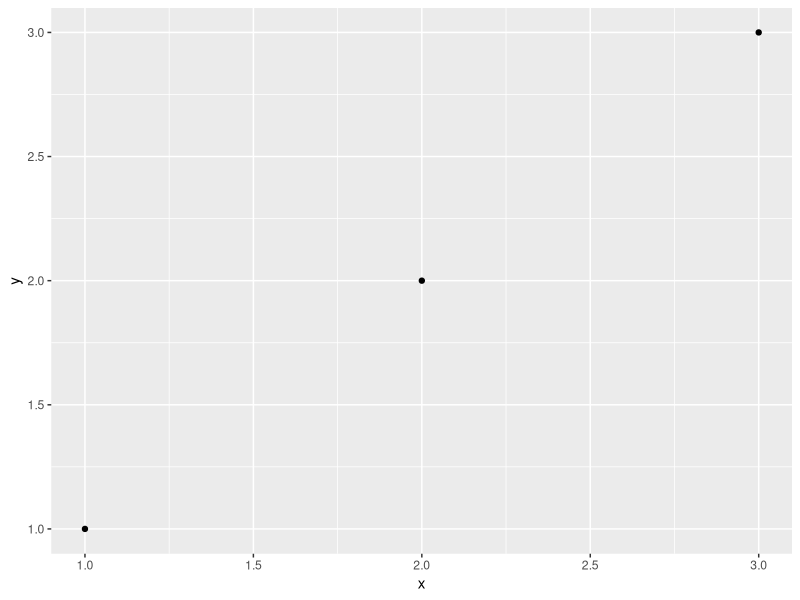
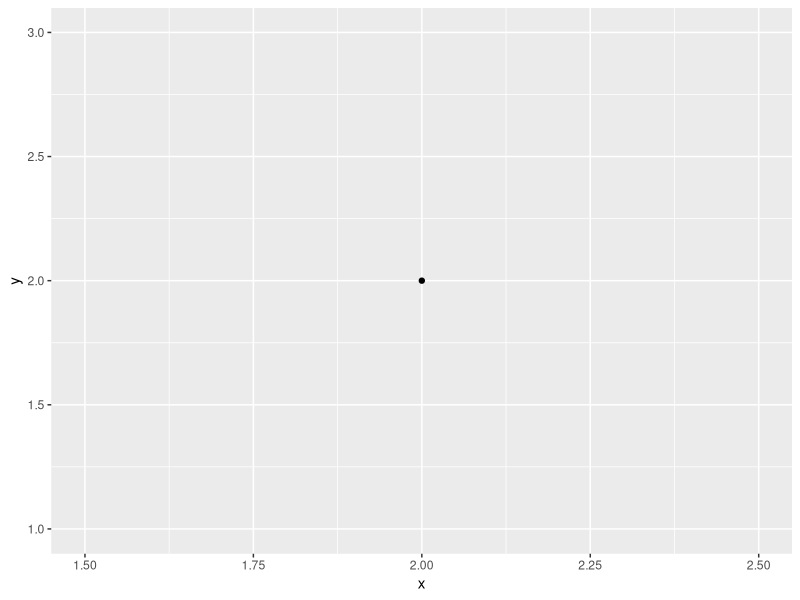
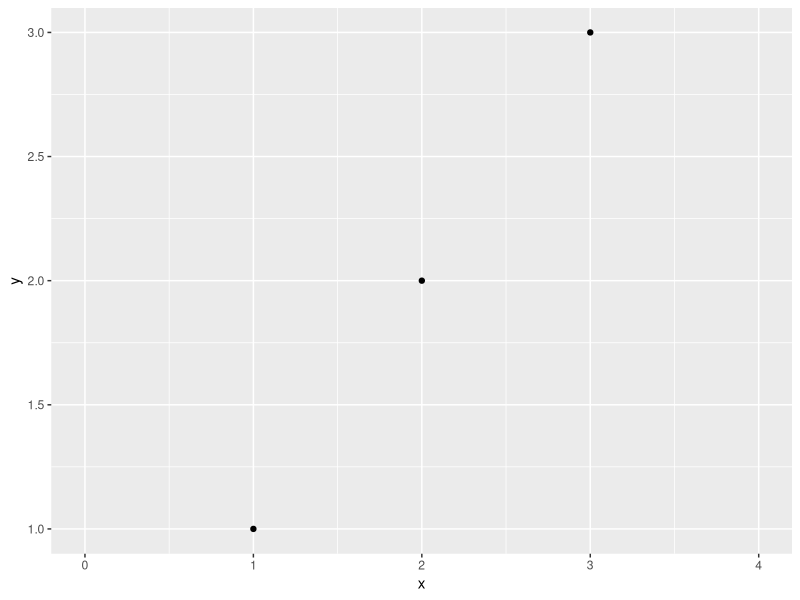
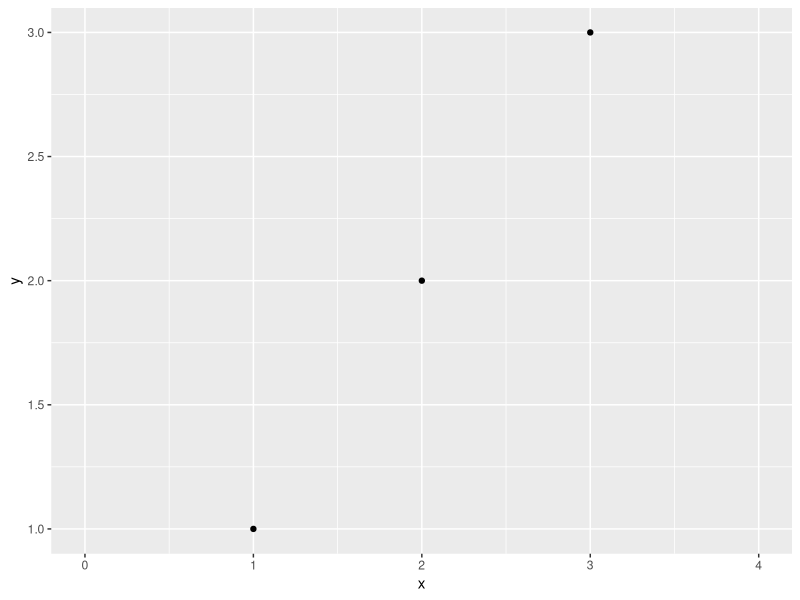
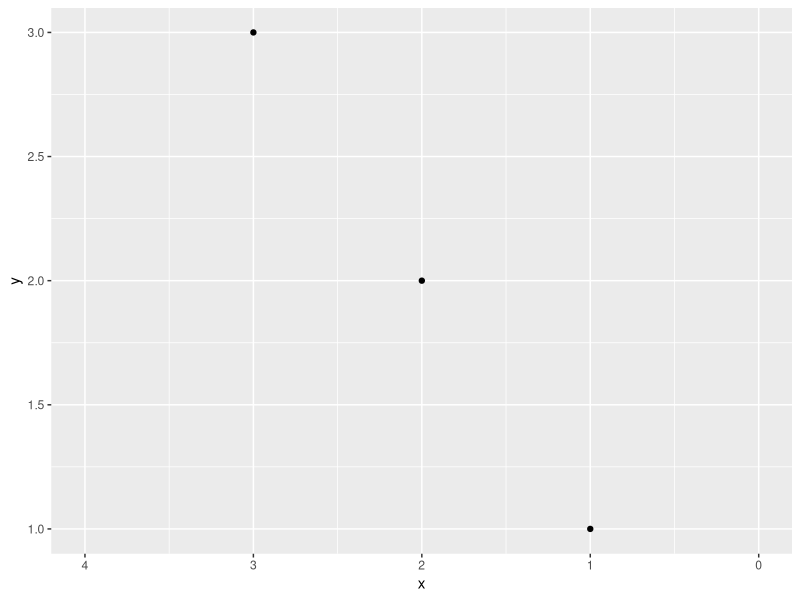
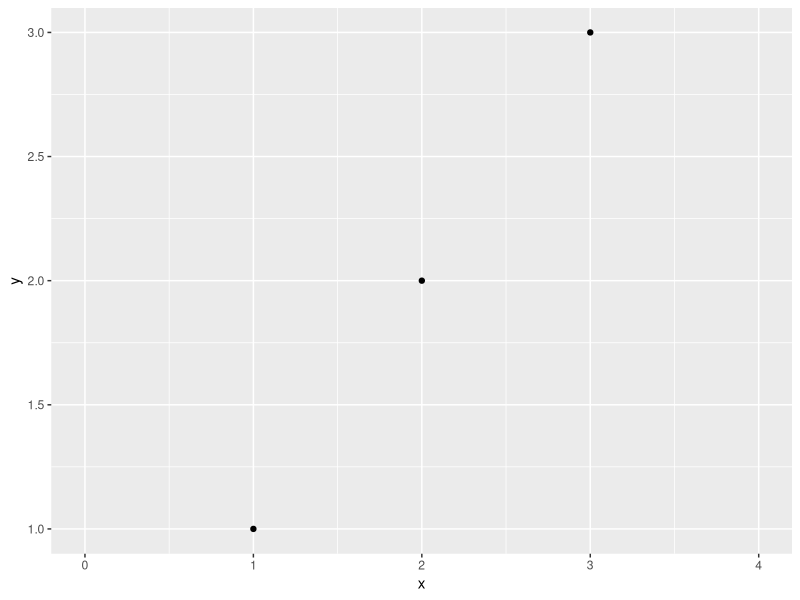
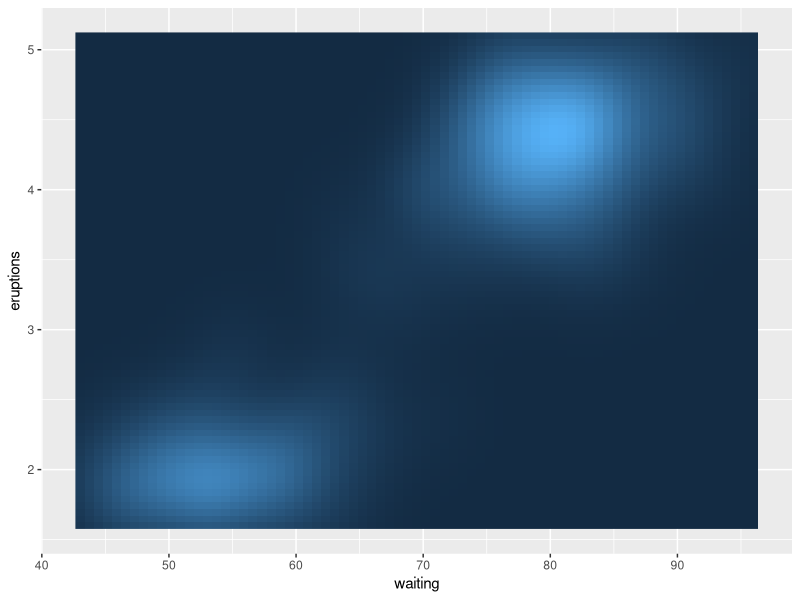
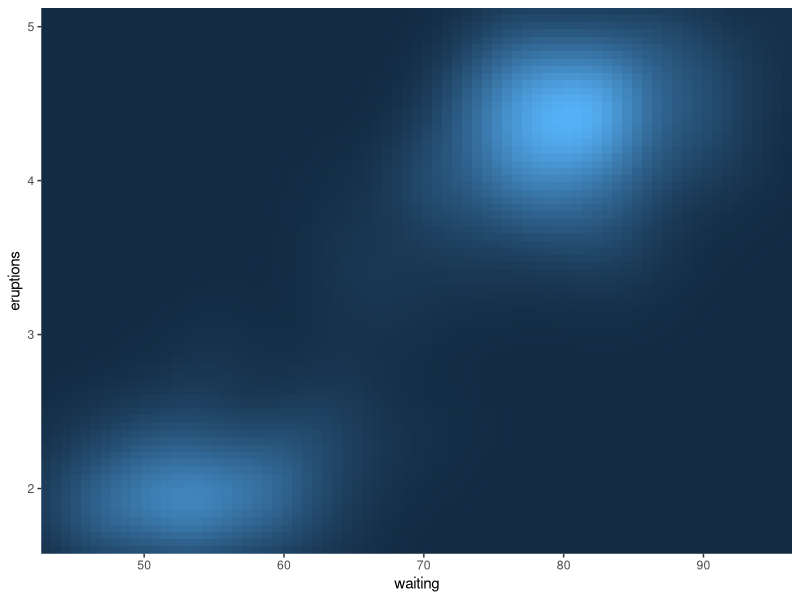

These figures' R source, in order:

# -------------------------------------------------------------------------

          # Limits # 

# -------------------------------------------------------------------------

library(ggplot2)

# -------------------------------------------------------------------------

df <- data.frame(x = 1:3, y = 1:3)
base <- ggplot(df, aes(x, y)) + geom_point()

# -------------------------------------------------------------------------

base

# -------------------------------------------------------------------------

base + scale_x_continuous(limits = c(1.5, 2.5))

# -------------------------------------------------------------------------

base + scale_x_continuous(limits = c(0,4))

# -------------------------------------------------------------------------

# xlim(10, 20) : a continuous scale from 10 to 20
# ylim(20, 10) : a reversed continuous scale from 20 to 10
# xlim("a", "b", "c") : a discrete scale
# xlim(as.Date(c("2008-05-01", "2008-08-01"))) : a date scale from May 1 to
# August 1 2008.

# -------------------------------------------------------------------------

base + xlim(0,4)
base + xlim(4,0)
base + lims(x = c(0,4))

# -------------------------------------------------------------------------
# 
# The range of the axes actually extends a little bit past the limits that you’ve specified. This ensures
# that the data does not overlap the axes. To eliminate this space, set expand
# = c(0, 0) . This is useful in conjunction with geom raster() :

# -------------------------------------------------------------------------

ggplot(faithfuld, aes(waiting, eruptions)) +
  geom_raster(aes(fill = density)) +
  theme(legend.position = "none")

# -------------------------------------------------------------------------

ggplot(faithfuld, aes(waiting, eruptions)) +
  geom_raster(aes(fill = density)) +
  scale_x_continuous(expand = c(0,0)) +
  scale_y_continuous(expand = c(0,0)) +
  theme(legend.position = "none")

# -------------------------------------------------------------------------

# By default, any data outside the limits is converted to NA . This means that
# setting the limits is not the same as visually zooming in to a region of the plot.
# To do that, you need to use the xlim and ylim arguments to coord cartesian().
# This performs purely visual zooming and does not
# affect the underlying data. You can override this with the oob (out of bounds)
# argument to the scale. The default is scales::censor() which replaces any
# value outside the limits with NA . Another option is scales::squish() which
# squishes all values into the range:

# -------------------------------------------------------------------------

df <- data.frame(x = 1:5)
df
# -------------------------------------------------------------------------


p <- ggplot(df, aes(x, 1)) + geom_tile(aes(fill = x), colour = "white")

p

# -------------------------------------------------------------------------

p + scale_fill_gradient(limits = c(2, 4))
p + scale_fill_gradient(limits = c(2, 4), oob = scales::squish)

# -------------------------------------------------------------------------
